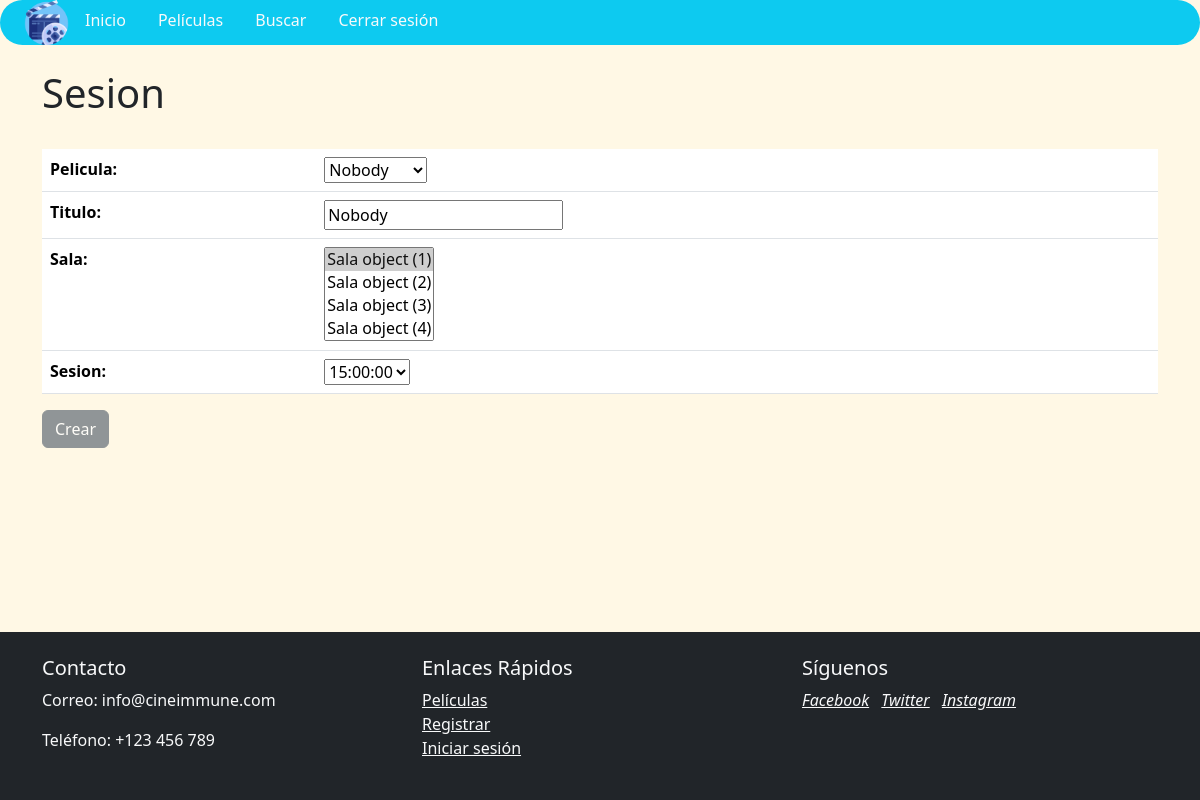
Screenshot of /peliculas/sesion/editar/9 (signed in) with the database file from the repository.
### main/models.py (models this page shows, shortened)
class Copia(models.Model):
    pelicula = models.ForeignKey(Pelicula, on_delete=models.CASCADE)
    titulo = models.CharField(max_length=200)
    sala = models.ManyToManyField(Sala)
    sesion = models.ForeignKey(Sesion, on_delete=models.CASCADE, null=True, blank=True)

class Pelicula(models.Model):
    titulo = models.CharField(max_length=200)
    sala = models.ManyToManyField(Sala)
    sesion = models.ForeignKey(Sesion, on_delete=models.CASCADE, null=True, blank=True)
    categorias = models.CharField(max_length=200, null=True, blank=True)
    class Meta:
        ordering = ['titulo', 'sesion']
    def __str__(self) -> str:
        return self.titulo

### main/views.py (the view)
# urls.py: path('peliculas/sesion/editar/<int:pk>', views.SesionUpdate.as_view(), name="sesion-edit"),
class SesionUpdate(LoginRequiredMixin, UpdateView):
    model = Copia
    fields = '__all__'

### main/models.py (called while the page is built)
    def __str__(self) -> str:
        return str(self.horario)

### main/templates/main/copia_form.html (shortened to what this page needs)
{% extends "base.html" %}
{% block content %}
    <br>
    <h1>Sesion</h1>
    <br>
    <form action="" method="post">
        <table class="table">
            {{ form.as_table }}
        </table>
        <button type="submit" class="btn btn-secondary opacity-75">Crear</button>
    </form>
{% endblock %}

### rows the page displays
Copia: pelicula "Nobody", sesion "15:00:00"
Pelicula: titulo "Nobody"
